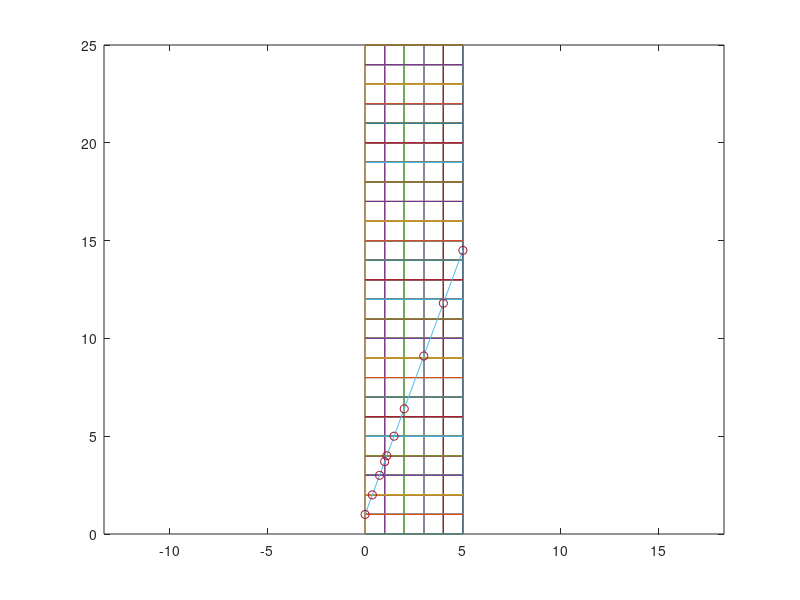

This chart was generated by the following MATLAB code:
clc;clear all;close all;
x = 0:5;                            % X-range
y = 0:25;                           % Y-range
lxmb = @(x,mb) mb(1).*x + mb(2);    % Line equation: y = m*x+b
m = 2.7;                              % Slope (or slope array)
b = 1;                              % Intercept (or intercept array)
mb = [m b];                         % Matrix of [slope intercept] values
L1 = lxmb(x,mb);                    % Calculate Line #1 = y(x,m,b)
hix = @(y,mb) [(y-mb(2))./mb(1);  y];   % Calculate horizontal intercepts
vix = @(x,mb) [x;  lxmb(x,mb)];     % Calculate vertical intercepts
hrz = hix(x(2:end),mb)'             % [X Y] Matrix of horizontal intercepts
vrt = vix(y(1:6),mb)'               % [X Y] Matrix of vertical intercepts
figure(1)                           % Draw grids & plot lines
plot(repmat(x,2,length(x)), [0 length(y)-1])    % Vertical gridlines
hold on
plot([0 length(x)-1], repmat(y,2,length(y)))    % Horizontal gridlines
plot(x, L1)                         % Plot more lines here (additional ‘plot’ statements)
hold on
axis equal
hvix = [hrz; vrt];                 % Concatanated ‘hrz’ and ‘vrt’ arrays
srtd = unique(hvix,'rows');        % Remove repeats and sort ascending by ‘x’
plot(srtd(:,1),srtd(:,2),'o');